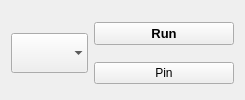
          <widget class="QFrame" name="startGroup">
           <layout class="QHBoxLayout" name="horizontalLayout_5" stretch="1,0">
            <property name="bottomMargin">
             <number>4</number>
            </property>
            <item>
             <widget class="QComboBox" name="executablesListBox">
              <property name="sizePolicy">
               <sizepolicy hsizetype="Preferred" vsizetype="Fixed">
                <horstretch>0</horstretch>
                <verstretch>0</verstretch>
               </sizepolicy>
              </property>
              <property name="minimumSize">
               <size>
                <width>0</width>
                <height>40</height>
               </size>
              </property>
              <property name="font">
               <font>
                <pointsize>9</pointsize>
                <bold>true</bold>
               </font>
              </property>
              <property name="toolTip">
               <string>Pick a program to run.</string>
              </property>
              <property name="whatsThis">
               <string>Choose the program to run. Run games and tools from Fluorine or from the pinned toolbar and Run menu so the configured mods are active. You can add tools to this list, but untested tools may not work.</string>
              </property>
              <property name="iconSize">
               <size>
                <width>32</width>
                <height>32</height>
               </size>
              </property>
              <property name="frame">
               <bool>false</bool>
              </property>
             </widget>
            </item>
            <item>
             <layout class="QVBoxLayout" name="verticalLayout_12" stretch="0,0">
              <item>
               <widget class="QPushButton" name="startButton">
                <property name="sizePolicy">
                 <sizepolicy hsizetype="Expanding" vsizetype="Fixed">
                  <horstretch>0</horstretch>
                  <verstretch>0</verstretch>
                 </sizepolicy>
                </property>
                <property name="minimumSize">
                 <size>
                  <width>120</width>
                  <height>0</height>
                 </size>
                </property>
                <property name="maximumSize">
                 <size>
                  <width>16777215</width>
                  <height>16777215</height>
                 </size>
                </property>
                <property name="font">
                 <font>
                  <pointsize>10</pointsize>
                  <bold>true</bold>
                 </font>
                </property>
                <property name="toolTip">
                 <string>Run program</string>
                </property>
                <property name="whatsThis">
                 <string>
                                    &lt;!DOCTYPE HTML PUBLIC &quot;-//W3C//DTD HTML 4.0//EN&quot; &quot;http://www.w3.org/TR/REC-html40/strict.dtd&quot;&gt;
                                    &lt;html&gt;&lt;head&gt;&lt;meta name=&quot;qrichtext&quot; content=&quot;1&quot; /&gt;&lt;style type=&quot;text/css&quot;&gt;
                                    p, li { white-space: pre-wrap; }
                                    &lt;/style&gt;&lt;/head&gt;&lt;body style=&quot; font-family:'MS Shell Dlg 2'; font-size:8.25pt; font-weight:400; font-style:normal;&quot;&gt;
                                    &lt;p style=&quot; margin-top:0px; margin-bottom:0px; margin-left:0px; margin-right:0px; -qt-block-indent:0; text-indent:0px;&quot;&gt;&lt;span style=&quot; font-size:8pt;&quot;&gt;Run the selected program with ModOrganizer enabled.&lt;/span&gt;&lt;/p&gt;&lt;/body&gt;&lt;/html&gt;
                                  </string>
                </property>
                <property name="locale">
                 <locale language="English" country="UnitedStates"/>
                </property>
                <property name="text">
                 <string>Run</string>
                </property>
                <property name="icon">
                 <iconset resource="resources.qrc">
                  <normaloff>:/MO/gui/run</normaloff>:/MO/gui/run</iconset>
                </property>
                <property name="iconSize">
                 <size>
                  <width>36</width>
                  <height>36</height>
                 </size>
                </property>
               </widget>
              </item>
              <item>
               <widget class="QPushButton" name="linkButton">
                <property name="sizePolicy">
                 <sizepolicy hsizetype="Fixed" vsizetype="Fixed">
                  <horstretch>0</horstretch>
                  <verstretch>0</verstretch>
                 </sizepolicy>
                </property>
                <property name="minimumSize">
                 <size>
                  <width>140</width>
                  <height>0</height>
                 </size>
                </property>
                <property name="maximumSize">
                 <size>
                  <width>16777215</width>
                  <height>16777215</height>
                 </size>
                </property>
                <property name="baseSize">
                 <size>
                  <width>0</width>
                  <height>0</height>
                 </size>
                </property>
                <property name="toolTip">
                 <string>Show or hide the selected program on the toolbar and Run menu</string>
                </property>
                <property name="whatsThis">
                 <string>Pin or unpin the selected program inside Fluorine.</string>
                </property>
                <property name="text">
                 <string>Pin</string>
                </property>
                <property name="icon">
                 <iconset resource="resources.qrc">
                  <normaloff>:/MO/gui/link</normaloff>:/MO/gui/link</iconset>
                </property>
               </widget>
              </item>
             </layout>
            </item>
           </layout>
          </widget>
